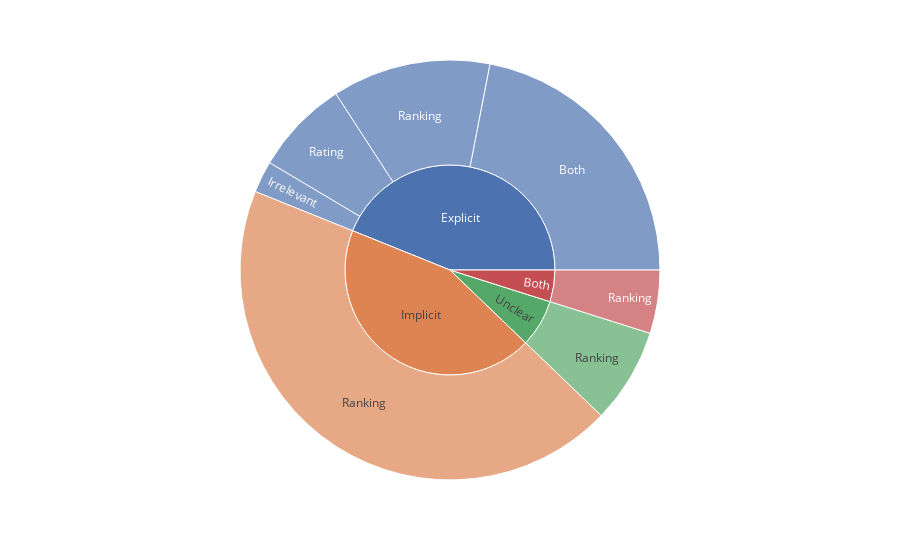
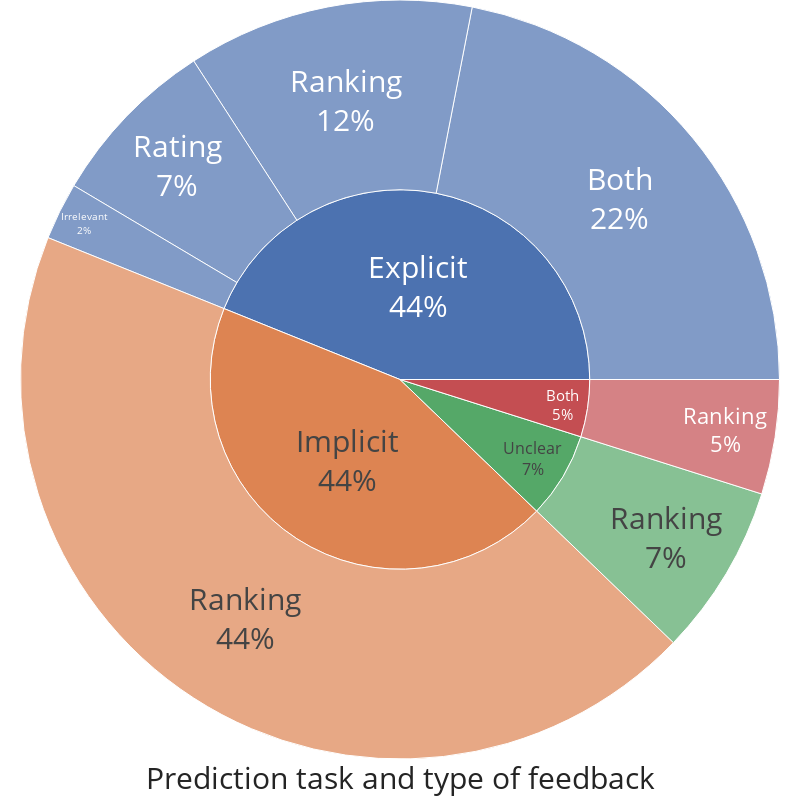

Notebook cell for these charts, in order:
### Code cell
# plotly express figure
fig = px.sunburst(result, path=["Type of feedback", "Type of prediction"], values='Counts')
fig.show()


# # plotly graph_objects figure
# fig =go.Figure(go.Sunburst(
#                 labels=fig1['data'][0]['labels'].tolist(),
#                 parents=fig1['data'][0]['parents'].tolist(),
#                 values = fig1['data'][0]['values'].tolist(),
#                 insidetextorientation='radial',
#                 branchvalues="total"),
                
#                 )
fig.update_layout(
    margin = dict(t=0, l=0, r=0, b=0),
)
# fig.update_layout(uniformtext=dict(minsize=1, mode='hide'),
#                    template = 'seaborn')



fig.update_layout(
    title=dict(text="Prediction task and type of feedback", font=dict(size=30), automargin=True, yref='paper', y=0)
)



fig.update_layout(
   width=800, height=800
)
fig.update_traces(hoverinfo = 'label+percent parent', textinfo = 'label+percent root')
fig.update_traces(textfont=dict(size=30))


fig.update_traces(insidetextorientation='horizontal')
fig.show()


fig.write_image(save_loc+"per_top.png")

### Figure 1 — Plotly figure (JSON) as saved in the notebook; plotly's stock layout.template omitted (floating-point values rounded to 4 significant figures)
{"data": [{"branchvalues": "total", "domain": {"x": [0, 1], "y": [0, 1]}, "hovertemplate": "labels=%{label}<br>Counts=%{value}<br>parent=%{parent}<br>id=%{id}<extra></extra>", "ids": ["Explicit/Both", "Explicit/Irrelevant", "Both/Ranking", "Explicit/Ranking", "Implicit/Ranking", "Unclear/Ranking", "Explicit/Rating", "Explicit", "Both", "Implicit", "Unclear"], "labels": ["Both", "Irrelevant", "Ranking", "Ranking", "Ranking", "Ranking", "Rating", "Explicit", "Both", "Implicit", "Unclear"], "name": "", "parents": ["Explicit", "Explicit", "Both", "Explicit", "Implicit", "Unclear", "Explicit", "", "", "", ""], "type": "sunburst", "values": [9.0, 1.0, 2.0, 5.0, 18.0, 3.0, 3.0, 18.0, 2.0, 18.0, 3.0]}], "layout": {"legend": {"tracegroupgap": 0}, "margin": {"t": 60}}}

### Figure 2 — Plotly figure (JSON) as saved in the notebook; plotly's stock layout.template omitted (floating-point values rounded to 4 significant figures)
{"data": [{"branchvalues": "total", "domain": {"x": [0, 1], "y": [0, 1]}, "hoverinfo": "label+percent parent", "hovertemplate": "labels=%{label}<br>Counts=%{value}<br>parent=%{parent}<br>id=%{id}<extra></extra>", "ids": ["Explicit/Both", "Explicit/Irrelevant", "Both/Ranking", "Explicit/Ranking", "Implicit/Ranking", "Unclear/Ranking", "Explicit/Rating", "Explicit", "Both", "Implicit", "Unclear"], "insidetextorientation": "horizontal", "labels": ["Both", "Irrelevant", "Ranking", "Ranking", "Ranking", "Ranking", "Rating", "Explicit", "Both", "Implicit", "Unclear"], "name": "", "parents": ["Explicit", "Explicit", "Both", "Explicit", "Implicit", "Unclear", "Explicit", "", "", "", ""], "textfont": {"size": 30}, "textinfo": "label+percent root", "type": "sunburst", "values": [9.0, 1.0, 2.0, 5.0, 18.0, 3.0, 3.0, 18.0, 2.0, 18.0, 3.0]}], "layout": {"height": 800, "legend": {"tracegroupgap": 0}, "margin": {"b": 0, "l": 0, "r": 0, "t": 0}, "title": {"automargin": true, "font": {"size": 30}, "text": "Prediction task and type of feedback", "y": 0, "yref": "paper"}, "width": 800}}
